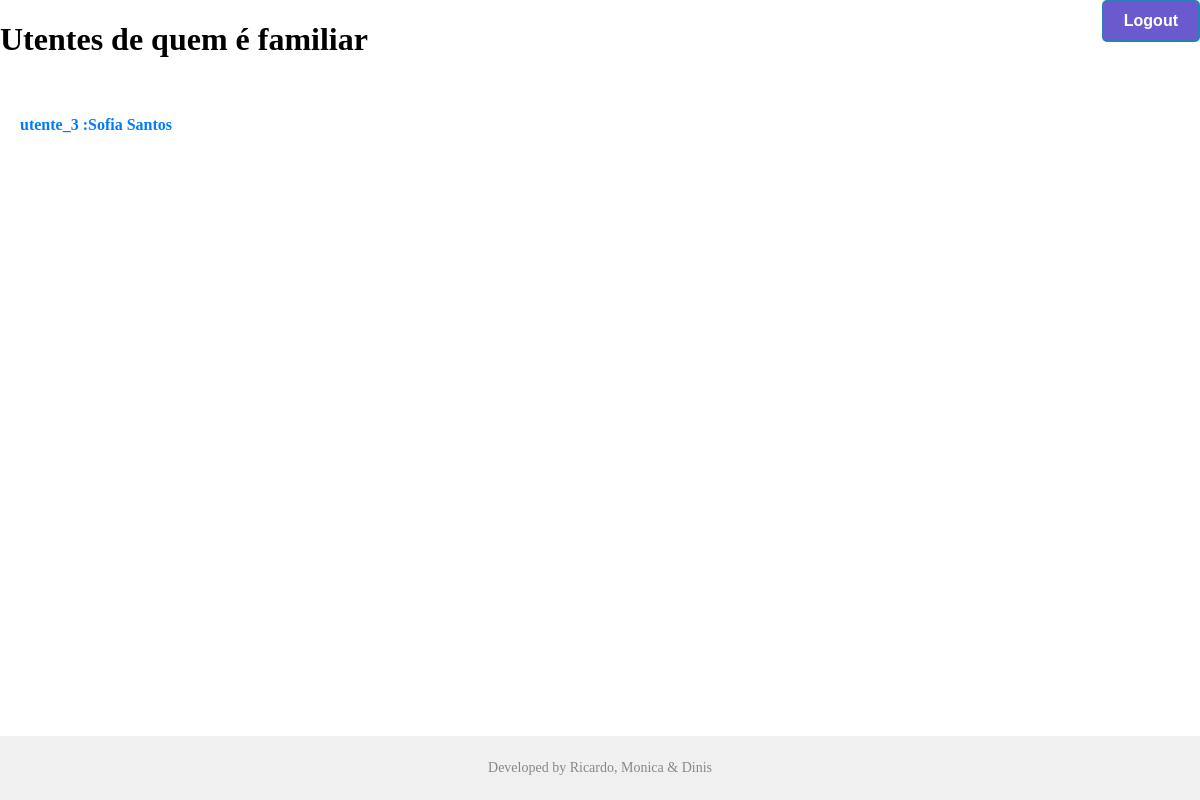
The page /hospital/familiar/3/ (signed in) on the database its author committed.
### hospital/models.py (models this page shows, shortened)
class Pessoa(models.Model):
    nome = models.CharField(max_length=40, unique=True) # usado como username
    primeiro_nome = models.CharField(max_length=40, default="")
    apelido = models.CharField(max_length=200, default="")
    data_nascimento = models.DateTimeField(default=None)
    genero = models.CharField(max_length=20,default="")
    telemovel = models.IntegerField(default="")
    email = models.CharField(max_length=60,default="")
    class Meta:
        abstract = True     # Comporta-se como um extends, contudo a tabela pessoa não é criada

class Utente(Pessoa):
    contacto_emergencia = models.IntegerField(default=0)
    tem_seguro = models.BooleanField(default=False)

### hospital/views.py (the view)
# urls.py: path('familiar/<int:id>/', views.FamiliarView.as_view(), name='familiar'),
class FamiliarView(LoginRequiredMixin, generic.ListView):
    model = Consulta
    template_name = "hospital/index.html"
    context_object_name = "utentes_familiares"
    pk_url_kwarg = 'id'
    def get_object(self, queryset=None):
        return get_object_or_404(Familiar, id=self.kwargs['id'])
    def get_queryset(self):
        familiar = self.get_object()
        lista_utentes = familiar.utente.all()
        return lista_utentes

### hospital/templates/hospital/index.html (shortened to what this page needs)
<!DOCTYPE html>
<html lang="en">
<head>
    {% load static %}
    <link rel="stylesheet" href="{% static 'hospital/index.css' %}">
</head>
<body>
    <div class="container">
        <div class="title">
            <h1> Utentes de quem é familiar</h1>
            <div class="actions">
                <form method="post" action="{% url 'hospital:logout' %}">
                    <button class="logout-button" type="submit">Logout</button>
                </form>
            </div>
        </div>
        <div class="content">
            <ul>
                {% if utentes_familiares %}
                    {% for utente in utentes_familiares %}
                        <li>
                            <a href="{% url 'hospital:utente' utente.id %}">{{ utente.nome }} :{{ utente.primeiro_nome }} {{ utente.apelido }} </a>
                        </li>
                    {% endfor %}
                {% else %}
                    <p>Não há utentes associados como familiar</p>
                {% endif %}
            </ul>
        </div>
        <div class="footnote">
            <p>Developed by Ricardo, Monica & Dinis</p>
        </div>
    </div>
</body>
</html>

### hospital/static/hospital/index.css (style rules this page uses)
body, html { margin: 0; padding: 0; height: 100vh; }
.container { display: flex; flex-direction: column; height: 100%; }
.title { display: flex; flex-direction: row; justify-content: space-between; }
.content { display: flex; justify-content: space-between; padding: 20px; flex-grow: 1; }
ul { list-style: none; padding: 0; }
li { margin-bottom: 10px; }
a { text-decoration: none; color: #007BFF; font-weight: bold; transition: color 0.3s ease; }
p { color: #888; }
.footnote { padding: 10px; background-color: #f0f0f0; text-align: center; border-radius: 0; font-size: 14px; color: #888; }
.logout-button { display: inline-block; padding: 10px 20px; font-size: 16px; font-weight: bold; text-align: center; text-decoration: none; cursor: pointer; border-radius: 5px; background-color: #6a5acd; color: #fff; border: 2px solid #2980b9; transition: background-color 0.3s ease, color 0.3s ease; }

### rows shown on the page
Utente: nome "utente_3", primeiro_nome "Sofia", apelido "Santos"
